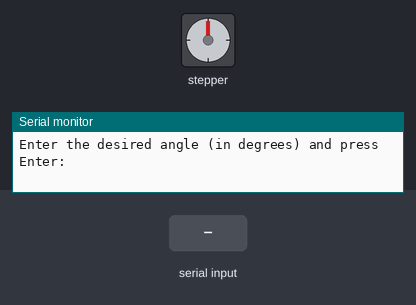
Bench run of a sketch on a simulated Arduino Uno, built with avr-gcc and run on an emulated ATmega328P. Shown: stepper motor, the last lines printed to the serial monitor. The inputs (shaded band) are chosen by the test bench. Stepper angles assume 800 steps per turn.

Above: at 1.2 s.
1.3 s: "90,45\n" received over Serial
At 2.47 s:
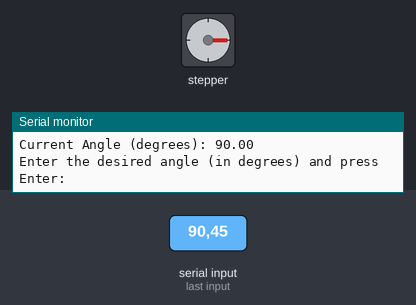
4.3 s: "200\n" received over Serial
At 7.0 s:
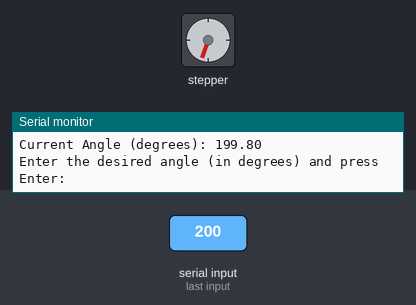
7.3 s: byte 10 ('\n') received over Serial
At 8.08 s:
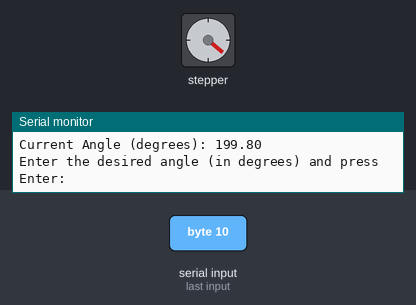
Timing chart, 0 to 10.3 s (numbered marks = the images above; inputs shaded):
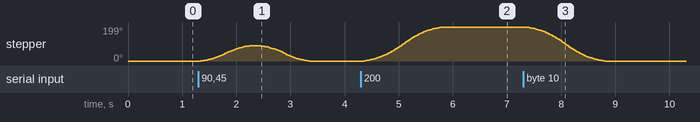

Measured:
- after the input at 1.3 s, stepper: turns 90° clockwise in 0.95 s, then 90° counter-clockwise in 0.95 s
- after the input at 4.3 s, stepper: turns 199° clockwise in 1.5 s, starting after 0.06 s
- after the input at 7.3 s, stepper: turns 199° counter-clockwise in 1.5 s, starting at once

The sketch:

motor_testing.ino
```cpp
#include <AccelStepper.h>

#define dirPin 2
#define stepPin 3
#define motorInterfaceType 1

AccelStepper stepper = AccelStepper(motorInterfaceType, stepPin, dirPin);

void setup() {
  Serial.begin(9600);
  stepper.setMaxSpeed(900);
  stepper.setAcceleration(700);
}

void loop() {
  Serial.println("Enter the desired angle (in degrees) and press Enter:");

  // Wait for user input
  while (!Serial.available()) {
    delay(10);
  }

  // Read user input until Enter key is pressed
  String input = "";
  while (Serial.available()) {
    char c = Serial.read();
    if (c == '\n') {
      break;  // Exit loop when Enter key is pressed
    }
    input += c;
  }

  // Convert the user input to a float (desired angle in degrees)
  float desiredAngle = input.toFloat();

  // Calculate the target position in steps
  long targetPosition = stepsForDegrees(desiredAngle);

  // Set the target position:
  stepper.moveTo(targetPosition);
  stepper.runToPosition();

  // Print the current position (in steps) and angle (in degrees)
  Serial.print("Current Position (steps): ");
  Serial.println(stepper.currentPosition());
  Serial.print("Current Angle (degrees): ");
  Serial.println(currentAngle());

  delay(100);
}

// Function to calculate the steps needed for a given number of degrees:
long stepsForDegrees(float degrees) {
  float stepsPerRevolution = 800.0;
  float degreesPerStep = 360.0 / stepsPerRevolution;
  return degrees / degreesPerStep;
}

// Function to calculate the current angle (in degrees):
float currentAngle() {
  float stepsPerRevolution = 800.0;
  float degreesPerStep = 360.0 / stepsPerRevolution;
  return stepper.currentPosition() * degreesPerStep;
}
```
